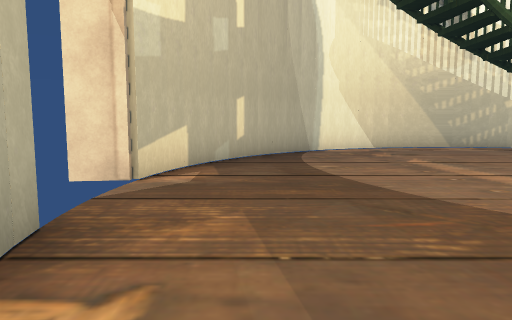
View 1 (above)

12 first-person views from a walk through a 3-D level made in the Unity game engine. The camera is 0.42 m above the floor, tilts 6° down and sees 70° across. The floor is counted in squares, 0.5 m on a side. Each view is taken from the middle of a square. On the plan, view 1 faces up. The plan holds only what a view shows up to about 12 squares ahead; the rest is blank.

View 2
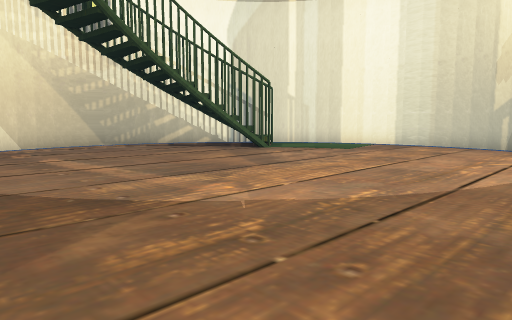

View 3
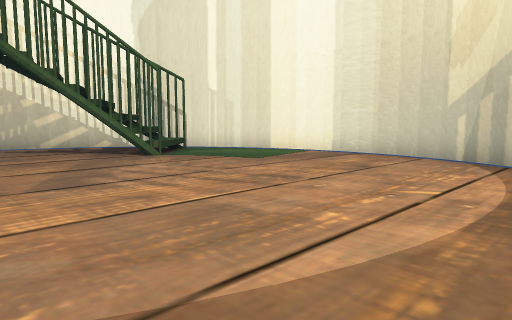

View 4
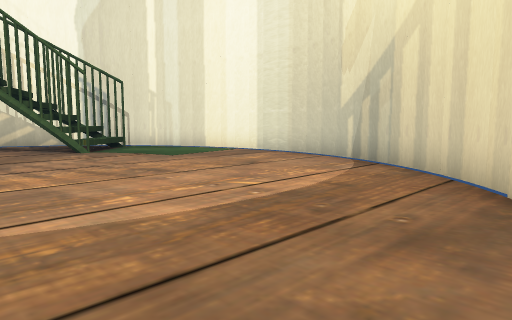

View 5
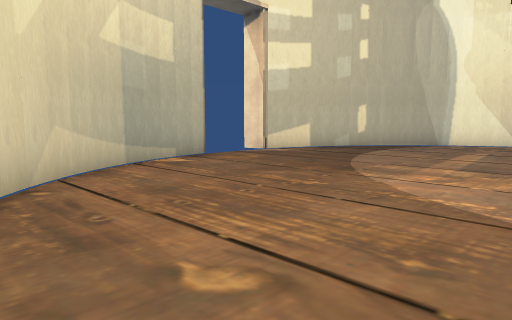

View 6
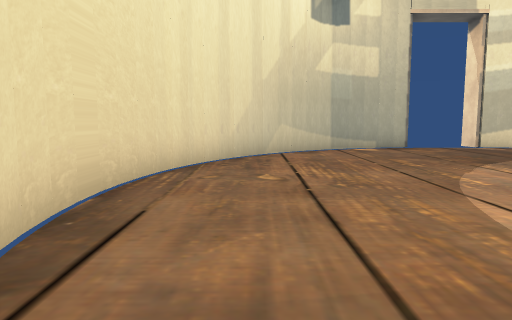

View 7
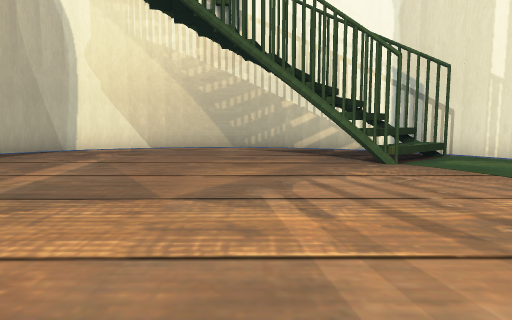

View 8
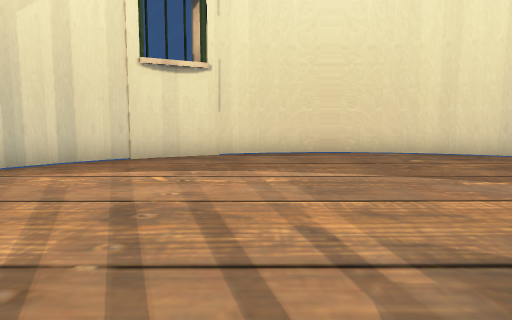

View 9
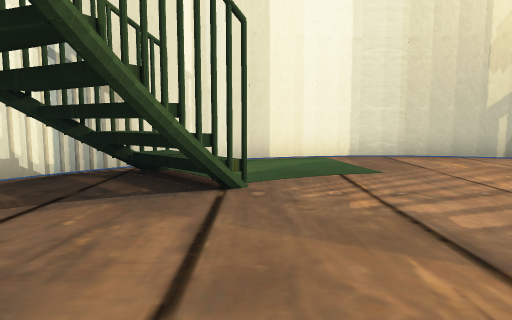

View 10
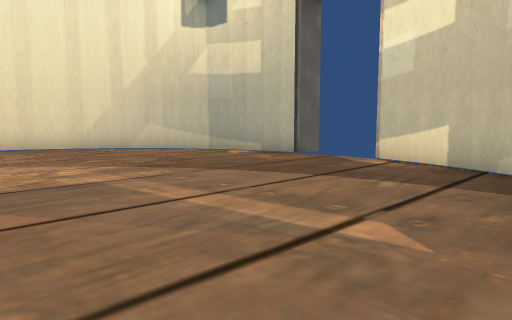

View 11
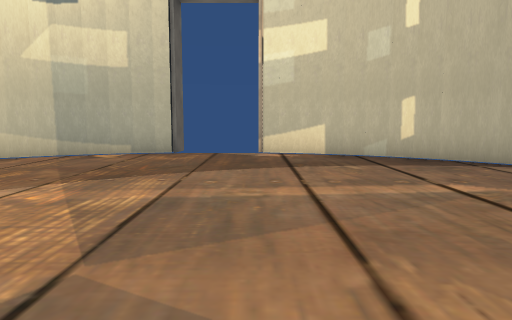

View 12
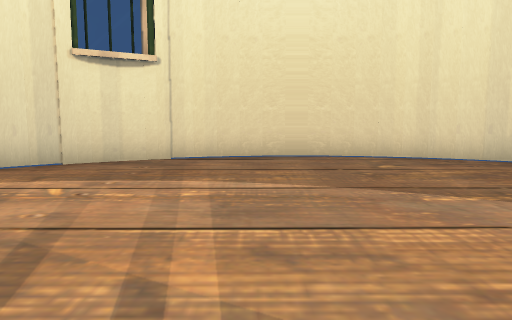

### Floor plan
Points are (right, up) in squares from view 1. A wall is a line through its corners. A room is listed if a view was taken in it or the views show most of it. See-through windows are left out.
Room 1 (views 1, 2, 3, 4, 5, 6, 7, 8, 9, 10, 11, 12)
walls: (9.3, 7.3) (8.7, 8.1); (9.7, 7) (9.5, 7.6) (8.7, 8.1); (8.6, 8) (9.9, 9.9); (9.9, 7.3) (8.8, 7.8); (10.4, 9.5) (9.1, 7.8) (8.6, 8) (8.4, 8.2); (0.1, 9) (-0.6, 8.1); (2.7, 11) (2.1, 10.7); (3.7, 11.4) (2.5, 11); (6.9, 11.7) (5.7, 11.8); (3.1, -3.2) (4.2, -3.7); (0.4, -1.4) (1.7, -2.6); (1.3, 10.2) (0, 9); (-1.3, 1.3) (-0.8, 0.3); (-1.3, 6.7) (-1.7, 5.5); (-1.6, 5.7) (-1.7, 5.2); (-1.5, 1.9) (-1.3, 1.2); (-1.7, 2.8) (-1.5, 1.8); (5.8, 11.8) (5.2, 11.7); (10, 10.7) (9.5, 11); (13.8, 3.8) (13.8, 5.1); (0, -1) (0.5, -1.5); (7.8, -3.6) (9, -3.3); (8.5, 11.4) (6.8, 11.8); (8.8, -3.3) (9.5, -3); (-0.6, 8.2) (-1.4, 6.6); (-0.9, 0.3) (0.1, -1.1); (5.3, 11.8) (3.6, 11.4); (2.1, 10.8) (1.1, 10.1); (13.2, 7.1) (12.9, 7.7); (1.6, -2.5) (3.1, -3.3); (5.1, -3.8) (6.4, -3.8); (11.3, 9.8) (9.9, 10.8); (4, -3.6) (5.3, -3.8); (13.6, 6) (13.2, 7.2); (13.8, 5) (13.6, 6.2); (9.6, 11) (8.4, 11.4); (13, 7.6) (12, 9); (9.4, -3.1) (10.4, -2.4); (10.3, -2.6) (11.7, -1.5); (12.6, -0.3) (13, 0.4); (12.9, 0.2) (13.4, 1.4); (13.8, 2.8) (13.9, 4); (6.2, -3.9) (7.9, -3.6); (13.4, 1.2) (13.8, 2.9); (11.6, -1.6) (12.7, -0.1)
low walls: (9.1, 7.9) (10.4, 9.5); (11.4, 8.6) (9.8, 7.2) (9.5, 7.5); (11, 9.1) (9.3, 7.3)
ways out: gap at (-2, 3); gap at (-2, 5)

Positions as (right, up) in squares from view 1, and headings:
1: (0, 0), facing up
2: (1, -1), facing up-right
3: (5, -1), facing up-right
4: (6, -3), facing up-right
5: (6, -3), facing up-left
6: (10, -2), facing left
7: (7, 0), facing up
8: (8, 6), facing down
9: (5, 7), facing right
10: (6, 9), facing down-left
11: (8, 5), facing left
12: (7, 5), facing down
